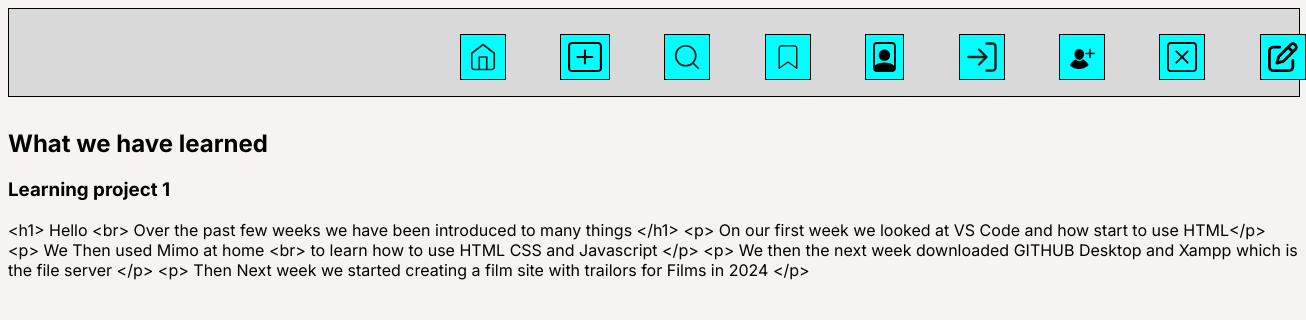
The page /retrieve_post.php?id=1 on the database its author committed.
### tables this page shows
CREATE TABLE `posts` (
  `id` int(12) UNSIGNED NOT NULL,
  `title` varchar(255) NOT NULL,
  `description` varchar(255) NOT NULL,
  `post_txt` mediumtext NOT NULL,
  `picture` blob NOT NULL,
  `created` date NOT NULL DEFAULT current_timestamp()
);

### retrieve_post.php (the view, shortened to what this page needs)
<!DOCTYPE html>
<html lang="en">
<head>
    <link href="header.css" rel="stylesheet">
</head>
<body>
<nav class="Header">
        <a class="icon" class="icon" href="index.php">
            <img src="Home.svg">
            </a>
            <a class="icon" href="new_post_form.php">
            <img src="create_post.svg">
            </a>
            <a class="icon" href="list_posts.php">
            <img src="Search.svg">
        <a class="icon" href="bookmarked_posts.php">
        <img src="Bookmark.svg">
        </a>
            <a class="icon" href="view_profile.php">
            <img src="Account.svg">
            </a>
            </a>
            <a class="icon" href="login.php">
            <img src="login.svg">
            </a>
            <a class="icon" href="signup.php">
            <img src="signup.svg">
            </a>
            <a class="icon" href="delete_profile.php">
        <img src="delete_profile.svg">
        </a>
        <a class="icon" href="feedback.php">
        <img src="feedback.svg">
        </a>
        </nav>
        <div class="post">
        <?php
        include 'connectdb.php';
$post_id = $_GET['id'];
$sql = "SELECT title, description, post_txt, picture FROM posts WHERE id = ?";
$stmt = $conn->prepare($sql);
$stmt->bind_param("i", $post_id);
$stmt->execute();
$result = $stmt->get_result();
if($result->num_rows > 0) {
    while ($row = $result->fetch_assoc()){
        echo '<section class="postCard">';
        echo "<h2>" . htmlspecialchars($row['title']) . "</h2>";
        echo "<h3>" . htmlspecialchars($row['description']) . "</h3>";
        echo "<p>" . htmlspecialchars($row['post_txt']) . "</p>";
        echo '</section>';
    }
} else {
    echo "Sorry, 0 Results Returned";
}
?>
</div>
</body>
</html>

### header.css (style rules this page uses)
body { background-color: #F8F3F3; font-family: "Inter", sans-serif; }
nav { width: 100%; margin: auto; height: 87px; display: inline-block; background-color: #D9D9D9; border: 1px solid #000; }
.icon { text-decoration: none; position: relative; left: 33%; }
.icon img { border: #000 thin solid; padding: 7px; height: 30px; background-color: aqua; margin: 25px; }

### rows shown on the page
posts: title "What we have learned", description "Learning project 1", post_txt "<h1> Hello <br> Over the past few weeks we have been introduced to many things </h1> <p> On our first week we looked at VS Code and how start to use HTML</p> <p> We Then used Mimo at home <br> to learn how to use HTML CSS and Javascript </p> <p> We then the next week downloaded GITHUB Desktop and Xampp which is the file server </p> <p> Then Next week we started creating a film site with trailors for Films in 2024 </p>"
